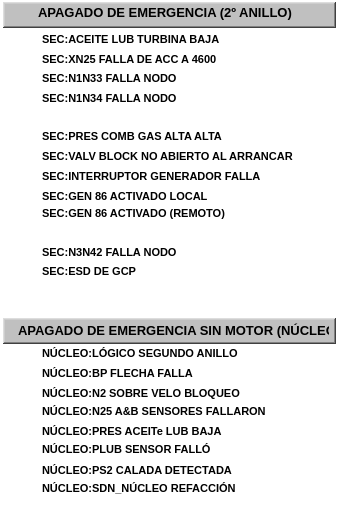
  <widget class="QFrame" name="fr_3">
   <property name="geometry">
    <rect>
     <x>685</x>
     <y>53</y>
     <width>341</width>
     <height>528</height>
    </rect>
   </property>
   <property name="styleSheet">
    <string notr="true">background-color: rgba(255, 255, 255, 0);</string>
   </property>
   <property name="frameShape">
    <enum>QFrame::StyledPanel</enum>
   </property>
   <property name="frameShadow">
    <enum>QFrame::Plain</enum>
   </property>
   <property name="lineWidth">
    <number>1</number>
   </property>
   <property name="midLineWidth">
    <number>0</number>
   </property>
   <widget class="QFrame" name="frTitulo_7">
    <property name="geometry">
     <rect>
      <x>3</x>
      <y>2</y>
      <width>333</width>
      <height>26</height>
     </rect>
    </property>
    <property name="styleSheet">
     <string notr="true">background-color: rgb(192, 192, 192);</string>
    </property>
    <property name="frameShape">
     <enum>QFrame::WinPanel</enum>
    </property>
    <property name="frameShadow">
     <enum>QFrame::Raised</enum>
    </property>
    <property name="lineWidth">
     <number>2</number>
    </property>
    <property name="midLineWidth">
     <number>0</number>
    </property>
   </widget>
   <widget class="QLabel" name="lbTitulo_7">
    <property name="geometry">
     <rect>
      <x>38</x>
      <y>2</y>
      <width>271</width>
      <height>20</height>
     </rect>
    </property>
    <property name="font">
     <font>
      <pointsize>10</pointsize>
      <weight>75</weight>
      <bold>true</bold>
     </font>
    </property>
    <property name="styleSheet">
     <string notr="true">background-color: rgba(255, 255, 255, 0);</string>
    </property>
    <property name="text">
     <string>APAGADO DE EMERGENCIA (2º ANILLO)</string>
    </property>
   </widget>
   <widget class="QFrame" name="frTitulo_8">
    <property name="geometry">
     <rect>
      <x>3</x>
      <y>318</y>
      <width>333</width>
      <height>26</height>
     </rect>
    </property>
    <property name="styleSheet">
     <string notr="true">background-color: rgb(192, 192, 192);</string>
    </property>
    <property name="frameShape">
     <enum>QFrame::WinPanel</enum>
    </property>
    <property name="frameShadow">
     <enum>QFrame::Raised</enum>
    </property>
    <property name="lineWidth">
     <number>2</number>
    </property>
    <property name="midLineWidth">
     <number>0</number>
    </property>
   </widget>
   <widget class="QLabel" name="lbTitulo_8">
    <property name="geometry">
     <rect>
      <x>18</x>
      <y>320</y>
      <width>311</width>
      <height>20</height>
     </rect>
    </property>
    <property name="font">
     <font>
      <pointsize>10</pointsize>
      <weight>75</weight>
      <bold>true</bold>
     </font>
    </property>
    <property name="styleSheet">
     <string notr="true">background-color: rgba(255, 255, 255, 0);</string>
    </property>
    <property name="text">
     <string>APAGADO DE EMERGENCIA SIN MOTOR (NÚCLEO)</string>
    </property>
   </widget>
   <widget class="QLabel" name="lbTexto_65">
    <property name="geometry">
     <rect>
      <x>42</x>
      <y>31</y>
      <width>281</width>
      <height>16</height>
     </rect>
    </property>
    <property name="font">
     <font>
      <pointsize>8</pointsize>
      <weight>75</weight>
      <bold>true</bold>
     </font>
    </property>
    <property name="styleSheet">
     <string notr="true">background-color: rgba(255, 255, 255, 0);</string>
    </property>
    <property name="text">
     <string>SEC:ACEITE LUB TURBINA BAJA</string>
    </property>
   </widget>
   <widget class="AWMultiObject" name="aLet_65">
    <property name="geometry">
     <rect>
      <x>13</x>
      <y>25</y>
      <width>25</width>
      <height>31</height>
     </rect>
    </property>
    <property name="id">
     <string>p_Fix32_THISNODE_SD_MSTR009_F_CV</string>
    </property>
    <property name="ElementType">
     <enum>AWMultiObject::CIRLED</enum>
    </property>
    <property name="OnColor">
     <enum>AWMultiObject::Grey</enum>
    </property>
    <property name="OffColor">
     <enum>AWMultiObject::Grey</enum>
    </property>
   </widget>
   <widget class="QLabel" name="lbTexto_66">
    <property name="geometry">
     <rect>
      <x>42</x>
      <y>51</y>
      <width>281</width>
      <height>16</height>
     </rect>
    </property>
    <property name="font">
     <font>
      <pointsize>8</pointsize>
      <weight>75</weight>
      <bold>true</bold>
     </font>
    </property>
    <property name="styleSheet">
     <string notr="true">background-color: rgba(255, 255, 255, 0);</string>
    </property>
    <property name="text">
     <string>SEC:XN25 FALLA DE ACC A 4600</string>
    </property>
   </widget>
   <widget class="AWMultiObject" name="aLet_66">
    <property name="geometry">
     <rect>
      <x>13</x>
      <y>45</y>
      <width>25</width>
      <height>31</height>
     </rect>
    </property>
    <property name="id">
     <string>p_Fix32_THISNODE_SD_MSTR010_F_CV</string>
    </property>
    <property name="ElementType">
     <enum>AWMultiObject::CIRLED</enum>
    </property>
    <property name="OnColor">
     <enum>AWMultiObject::Grey</enum>
    </property>
    <property name="OffColor">
     <enum>AWMultiObject::Grey</enum>
    </property>
   </widget>
   <widget class="QLabel" name="lbTexto_67">
    <property name="geometry">
     <rect>
      <x>42</x>
      <y>70</y>
      <width>281</width>
      <height>16</height>
     </rect>
    </property>
    <property name="font">
     <font>
      <pointsize>8</pointsize>
      <weight>75</weight>
      <bold>true</bold>
     </font>
    </property>
    <property name="styleSheet">
     <string notr="true">background-color: rgba(255, 255, 255, 0);</string>
    </property>
    <property name="text">
     <string>SEC:N1N33 FALLA NODO</string>
    </property>
   </widget>
   <widget class="AWMultiObject" name="aLet_67">
    <property name="geometry">
     <rect>
      <x>13</x>
      <y>64</y>
      <width>25</width>
      <height>31</height>
     </rect>
    </property>
    <property name="id">
     <string>p_Fix32_THISNODE_SD_MSTR012_F_CV</string>
    </property>
    <property name="ElementType">
     <enum>AWMultiObject::CIRLED</enum>
    </property>
    <property name="OnColor">
     <enum>AWMultiObject::Grey</enum>
    </property>
    <property name="OffColor">
     <enum>AWMultiObject::Grey</enum>
    </property>
   </widget>
   <widget class="QLabel" name="lbTexto_68">
    <property name="geometry">
     <rect>
      <x>42</x>
      <y>90</y>
      <width>281</width>
      <height>16</height>
     </rect>
    </property>
    <property name="font">
     <font>
      <pointsize>8</pointsize>
      <weight>75</weight>
      <bold>true</bold>
     </font>
    </property>
    <property name="styleSheet">
     <string notr="true">background-color: rgba(255, 255, 255, 0);</string>
    </property>
    <property name="text">
     <string>SEC:N1N34 FALLA NODO</string>
    </property>
   </widget>
   <widget class="AWMultiObject" name="aLet_68">
    <property name="geometry">
     <rect>
      <x>13</x>
      <y>83</y>
      <width>25</width>
      <height>31</height>
     </rect>
    </property>
    <property name="id">
     <string>p_Fix32_THISNODE_ABRTST011_F_CV</string>
    </property>
    <property name="ElementType">
     <enum>AWMultiObject::CIRLED</enum>
    </property>
    <property name="OnColor">
     <enum>AWMultiObject::Grey</enum>
    </property>
    <property name="OffColor">
     <enum>AWMultiObject::Grey</enum>
    </property>
   </widget>
   <widget class="AWMultiObject" name="aLet_69">
    <property name="geometry">
     <rect>
      <x>13</x>
      <y>139</y>
      <width>25</width>
      <height>31</height>
     </rect>
    </property>
    <property name="id">
     <string>p_Fix32_THISNODE_SD_MSTR015_F_CV</string>
    </property>
    <property name="ElementType">
     <enum>AWMultiObject::CIRLED</enum>
    </property>
    <property name="OnColor">
     <enum>AWMultiObject::Grey</enum>
    </property>
    <property name="OffColor">
     <enum>AWMultiObject::Grey</enum>
    </property>
   </widget>
   <widget class="QLabel" name="lbTexto_69">
    <property name="geometry">
     <rect>
      <x>42</x>
      <y>128</y>
      <width>281</width>
      <height>16</height>
     </rect>
    </property>
    <property name="font">
     <font>
      <pointsize>8</pointsize>
      <weight>75</weight>
      <bold>true</bold>
     </font>
    </property>
    <property name="styleSheet">
     <string notr="true">background-color: rgba(255, 255, 255, 0);</string>
    </property>
    <property name="text">
     <string>SEC:PRES COMB GAS ALTA ALTA</string>
    </property>
   </widget>
   <widget class="AWMultiObject" name="aLet_70">
    <property name="geometry">
     <rect>
      <x>13</x>
      <y>160</y>
      <width>25</width>
      <height>31</height>
     </rect>
    </property>
    <property name="id">
     <string>p_Fix32_THISNODE_SD_GEN001_F_CV</string>
    </property>
    <property name="ElementType">
     <enum>AWMultiObject::CIRLED</enum>
    </property>
    <property name="OnColor">
     <enum>AWMultiObject::Grey</enum>
    </property>
    <property name="OffColor">
     <enum>AWMultiObject::Grey</enum>
    </property>
   </widget>
   <widget class="QLabel" name="lbTexto_70">
    <property name="geometry">
     <rect>
      <x>42</x>
      <y>148</y>
      <width>281</width>
      <height>16</height>
     </rect>
    </property>
    <property name="font">
     <font>
      <pointsize>8</pointsize>
      <weight>75</weight>
      <bold>true</bold>
     </font>
    </property>
    <property name="styleSheet">
     <string notr="true">background-color: rgba(255, 255, 255, 0);</string>
    </property>
    <property name="text">
     <string>SEC:VALV BLOCK NO ABIERTO AL ARRANCAR</string>
    </property>
   </widget>
   <widget class="QLabel" name="lbTexto_71">
    <property name="geometry">
     <rect>
      <x>42</x>
      <y>168</y>
      <width>281</width>
      <height>16</height>
     </rect>
    </property>
    <property name="font">
     <font>
      <pointsize>8</pointsize>
      <weight>75</weight>
      <bold>true</bold>
     </font>
    </property>
    <property name="styleSheet">
     <string notr="true">background-color: rgba(255, 255, 255, 0);</string>
    </property>
    <property name="text">
     <string>SEC:INTERRUPTOR GENERADOR FALLA</string>
    </property>
   </widget>
   <widget class="AWMultiObject" name="aLet_71">
    <property name="geometry">
     <rect>
      <x>13</x>
      <y>121</y>
      <width>25</width>
      <height>31</height>
     </rect>
    </property>
    <property name="id">
     <string>p_Fix32_THISNODE_SD_MSTR014_F_CV</string>
    </property>
    <property name="ElementType">
     <enum>AWMultiObject::CIRLED</enum>
    </property>
    <property name="OnColor">
     <enum>AWMultiObject::Grey</enum>
    </property>
    <property name="OffColor">
     <enum>AWMultiObject::Grey</enum>
    </property>
   </widget>
   <widget class="AWMultiObject" name="aLet_72">
    <property name="geometry">
     <rect>
      <x>13</x>
      <y>198</y>
      <width>25</width>
      <height>31</height>
     </rect>
    </property>
    <property name="id">
     <string>p_Fix32_THISNODE_SD_GEN003_F_CV</string>
    </property>
    <property name="ElementType">
     <enum>AWMultiObject::CIRLED</enum>
    </property>
    <property name="OnColor">
     <enum>AWMultiObject::Grey</enum>
    </property>
    <property name="OffColor">
     <enum>AWMultiObject::Grey</enum>
    </property>
   </widget>
   <widget class="QLabel" name="lbTexto_72">
    <property name="geometry">
     <rect>
      <x>42</x>
      <y>188</y>
      <width>281</width>
      <height>16</height>
     </rect>
    </property>
    <property name="font">
     <font>
      <pointsize>8</pointsize>
      <weight>75</weight>
      <bold>true</bold>
     </font>
    </property>
    <property name="styleSheet">
     <string notr="true">background-color: rgba(255, 255, 255, 0);</string>
    </property>
    <property name="text">
     <string>SEC:GEN 86 ACTIVADO LOCAL</string>
    </property>
   </widget>
   <widget class="AWMultiObject" name="aLet_73">
    <property name="geometry">
     <rect>
      <x>13</x>
      <y>237</y>
      <width>25</width>
      <height>31</height>
     </rect>
    </property>
    <property name="id">
     <string>p_Fix32_THISNODE_SD_GEN005_F_CV</string>
    </property>
    <property name="ElementType">
     <enum>AWMultiObject::CIRLED</enum>
    </property>
    <property name="OnColor">
     <enum>AWMultiObject::Grey</enum>
    </property>
    <property name="OffColor">
     <enum>AWMultiObject::Grey</enum>
    </property>
   </widget>
   <widget class="QLabel" name="lbTexto_73">
    <property name="geometry">
     <rect>
      <x>42</x>
      <y>205</y>
      <width>281</width>
      <height>16</height>
     </rect>
    </property>
    <property name="font">
     <font>
      <pointsize>8</pointsize>
      <weight>75</weight>
      <bold>true</bold>
     </font>
    </property>
    <property name="styleSheet">
     <string notr="true">background-color: rgba(255, 255, 255, 0);</string>
    </property>
    <property name="text">
     <string>SEC:GEN 86 ACTIVADO (REMOTO)</string>
    </property>
   </widget>
   <widget class="QLabel" name="lbTexto_74">
    <property name="geometry">
     <rect>
      <x>42</x>
      <y>385</y>
      <width>281</width>
      <height>16</height>
     </rect>
    </property>
    <property name="font">
     <font>
      <pointsize>8</pointsize>
      <weight>75</weight>
      <bold>true</bold>
     </font>
    </property>
    <property name="styleSheet">
     <string notr="true">background-color: rgba(255, 255, 255, 0);</string>
    </property>
    <property name="text">
     <string>NÚCLEO:N2 SOBRE VELO BLOQUEO</string>
    </property>
   </widget>
   <widget class="AWMultiObject" name="aLet_74">
    <property name="geometry">
     <rect>
      <x>13</x>
      <y>180</y>
      <width>25</width>
      <height>31</height>
     </rect>
    </property>
    <property name="id">
     <string>p_Fix32_THISNODE_SD_GEN002_F_CV</string>
    </property>
    <property name="ElementType">
     <enum>AWMultiObject::CIRLED</enum>
    </property>
    <property name="OnColor">
     <enum>AWMultiObject::Grey</enum>
    </property>
    <property name="OffColor">
     <enum>AWMultiObject::Grey</enum>
    </property>
   </widget>
   <widget class="QLabel" name="lbTexto_75">
    <property name="geometry">
     <rect>
      <x>42</x>
      <y>244</y>
      <width>281</width>
      <height>16</height>
     </rect>
    </property>
    <property name="font">
     <font>
      <pointsize>8</pointsize>
      <weight>75</weight>
      <bold>true</bold>
     </font>
    </property>
    <property name="styleSheet">
     <string notr="true">background-color: rgba(255, 255, 255, 0);</string>
    </property>
    <property name="text">
     <string>SEC:N3N42 FALLA NODO</string>
    </property>
   </widget>
   <widget class="AWMultiObject" name="aLet_75">
    <property name="geometry">
     <rect>
      <x>13</x>
      <y>256</y>
      <width>25</width>
      <height>31</height>
     </rect>
    </property>
    <property name="id">
     <string>p_Fix32_THISNODE_SD_GEN006_F_CV</string>
    </property>
    <property name="ElementType">
     <enum>AWMultiObject::CIRLED</enum>
    </property>
    <property name="OnColor">
     <enum>AWMultiObject::Grey</enum>
    </property>
    <property name="OffColor">
     <enum>AWMultiObject::Grey</enum>
    </property>
   </widget>
   <widget class="AWMultiObject" name="aLet_76">
    <property name="geometry">
     <rect>
      <x>13</x>
      <y>339</y>
      <width>25</width>
      <height>31</height>
     </rect>
    </property>
    <property name="id">
     <string>p_Fix32_THISNODE_SDN_CORE001_F_CV</string>
    </property>
    <property name="ElementType">
     <enum>AWMultiObject::CIRLED</enum>
    </property>
    <property name="OnColor">
     <enum>AWMultiObject::Grey</enum>
    </property>
    <property name="OffColor">
     <enum>AWMultiObject::Grey</enum>
    </property>
   </widget>
   <widget class="QLabel" name="lbTexto_76">
    <property name="geometry">
     <rect>
      <x>42</x>
      <y>263</y>
      <width>281</width>
      <height>16</height>
     </rect>
    </property>
    <property name="font">
     <font>
      <pointsize>8</pointsize>
      <weight>75</weight>
      <bold>true</bold>
     </font>
    </property>
    <property name="styleSheet">
     <string notr="true">background-color: rgba(255, 255, 255, 0);</string>
    </property>
    <property name="text">
     <string>SEC:ESD DE GCP</string>
    </property>
   </widget>
   <widget class="QLabel" name="lbTexto_77">
    <property name="geometry">
     <rect>
      <x>42</x>
      <y>345</y>
      <width>281</width>
      <height>16</height>
     </rect>
    </property>
    <property name="font">
     <font>
      <pointsize>8</pointsize>
      <weight>75</weight>
      <bold>true</bold>
     </font>
    </property>
    <property name="styleSheet">
     <string notr="true">background-color: rgba(255, 255, 255, 0);</string>
    </property>
    <property name="text">
     <string>NÚCLEO:LÓGICO SEGUNDO ANILLO</string>
    </property>
   </widget>
   <widget class="AWMultiObject" name="aLet_77">
    <property name="geometry">
     <rect>
      <x>13</x>
      <y>358</y>
      <width>25</width>
      <height>31</height>
     </rect>
    </property>
    <property name="id">
     <string>p_Fix32_THISNODE_SDN_CORE002_F_CV</string>
    </property>
    <property name="ElementType">
     <enum>AWMultiObject::CIRLED</enum>
    </property>
    <property name="OnColor">
     <enum>AWMultiObject::Grey</enum>
    </property>
    <property name="OffColor">
     <enum>AWMultiObject::Grey</enum>
    </property>
   </widget>
   <widget class="AWMultiObject" name="aLet_78">
    <property name="geometry">
     <rect>
      <x>13</x>
      <y>378</y>
      <width>25</width>
      <height>31</height>
     </rect>
    </property>
    <property name="id">
     <string>p_Fix32_THISNODE_SDN_CORE003_F_CV</string>
    </property>
    <property name="ElementType">
     <enum>AWMultiObject::CIRLED</enum>
    </property>
    <property name="OnColor">
     <enum>AWMultiObject::Grey</enum>
    </property>
    <property name="OffColor">
     <enum>AWMultiObject::Grey</enum>
    </property>
   </widget>
   <widget class="QLabel" name="lbTexto_78">
    <property name="geometry">
     <rect>
      <x>42</x>
      <y>365</y>
      <width>281</width>
      <height>16</height>
     </rect>
    </property>
    <property name="font">
     <font>
      <pointsize>8</pointsize>
      <weight>75</weight>
      <bold>true</bold>
     </font>
    </property>
    <property name="styleSheet">
     <string notr="true">background-color: rgba(255, 255, 255, 0);</string>
    </property>
    <property name="text">
     <string>NÚCLEO:BP FLECHA FALLA</string>
    </property>
   </widget>
   <widget class="QLabel" name="lbTexto_79">
    <property name="geometry">
     <rect>
      <x>42</x>
      <y>403</y>
      <width>281</width>
      <height>16</height>
     </rect>
    </property>
    <property name="font">
     <font>
      <pointsize>8</pointsize>
      <weight>75</weight>
      <bold>true</bold>
     </font>
    </property>
    <property name="styleSheet">
     <string notr="true">background-color: rgba(255, 255, 255, 0);</string>
    </property>
    <property name="text">
     <string>NÚCLEO:N25 A&amp;B SENSORES FALLARON</string>
    </property>
   </widget>
   <widget class="AWMultiObject" name="aLet_79">
    <property name="geometry">
     <rect>
      <x>13</x>
      <y>396</y>
      <width>25</width>
      <height>31</height>
     </rect>
    </property>
    <property name="id">
     <string>p_Fix32_THISNODE_SDN_CORE004_F_CV</string>
    </property>
    <property name="ElementType">
     <enum>AWMultiObject::CIRLED</enum>
    </property>
    <property name="OnColor">
     <enum>AWMultiObject::Grey</enum>
    </property>
    <property name="OffColor">
     <enum>AWMultiObject::Grey</enum>
    </property>
   </widget>
   <widget class="AWMultiObject" name="aLet_80">
    <property name="geometry">
     <rect>
      <x>13</x>
      <y>455</y>
      <width>25</width>
      <height>31</height>
     </rect>
    </property>
    <property name="id">
     <string>p_Fix32_THISNODE_SDN_CORE007_F_CV</string>
    </property>
    <property name="ElementType">
     <enum>AWMultiObject::CIRLED</enum>
    </property>
    <property name="OnColor">
     <enum>AWMultiObject::Grey</enum>
    </property>
    <property name="OffColor">
     <enum>AWMultiObject::Grey</enum>
    </property>
   </widget>
   <widget class="QLabel" name="lbTexto_80">
    <property name="geometry">
     <rect>
      <x>42</x>
      <y>462</y>
      <width>281</width>
      <height>16</height>
     </rect>
    </property>
    <property name="font">
     <font>
      <pointsize>8</pointsize>
      <weight>75</weight>
      <bold>true</bold>
     </font>
    </property>
    <property name="styleSheet">
     <string notr="true">background-color: rgba(255, 255, 255, 0);</string>
    </property>
    <property name="text">
     <string>NÚCLEO:PS2 CALADA DETECTADA</string>
    </property>
   </widget>
   <widget class="AWMultiObject" name="aLet_81">
    <property name="geometry">
     <rect>
      <x>13</x>
      <y>525</y>
      <width>25</width>
      <height>31</height>
     </rect>
    </property>
    <property name="ElementType">
     <enum>AWMultiObject::CIRLED</enum>
    </property>
    <property name="OnColor">
     <enum>AWMultiObject::Grey</enum>
    </property>
    <property name="OffColor">
     <enum>AWMultiObject::Grey</enum>
    </property>
   </widget>
   <widget class="QLabel" name="lbTexto_81">
    <property name="geometry">
     <rect>
      <x>42</x>
      <y>532</y>
      <width>281</width>
      <height>16</height>
     </rect>
    </property>
    <property name="font">
     <font>
      <pointsize>8</pointsize>
      <weight>75</weight>
      <bold>true</bold>
     </font>
    </property>
    <property name="styleSheet">
     <string notr="true">background-color: rgba(255, 255, 255, 0);</string>
    </property>
    <property name="text">
     <string>SEC:XN25 FALLÓ EN HACER NÚCLEO</string>
    </property>
   </widget>
   <widget class="AWMultiObject" name="aLet_82">
    <property name="geometry">
     <rect>
      <x>13</x>
      <y>545</y>
      <width>25</width>
      <height>31</height>
     </rect>
    </property>
    <property name="ElementType">
     <enum>AWMultiObject::CIRLED</enum>
    </property>
    <property name="OnColor">
     <enum>AWMultiObject::Grey</enum>
    </property>
    <property name="OffColor">
     <enum>AWMultiObject::Grey</enum>
    </property>
   </widget>
   <widget class="QLabel" name="lbTexto_82">
    <property name="geometry">
     <rect>
      <x>42</x>
      <y>550</y>
      <width>281</width>
      <height>16</height>
     </rect>
    </property>
    <property name="font">
     <font>
      <pointsize>8</pointsize>
      <weight>75</weight>
      <bold>true</bold>
     </font>
    </property>
    <property name="styleSheet">
     <string notr="true">background-color: rgba(255, 255, 255, 0);</string>
    </property>
    <property name="text">
     <string>SEC:FALLÓ EN ENCENDER</string>
    </property>
   </widget>
   <widget class="AWMultiObject" name="aLet_83">
    <property name="geometry">
     <rect>
      <x>13</x>
      <y>415</y>
      <width>25</width>
      <height>31</height>
     </rect>
    </property>
    <property name="id">
     <string>p_Fix32_THISNODE_SDN_CORE005_F_CV</string>
    </property>
    <property name="ElementType">
     <enum>AWMultiObject::CIRLED</enum>
    </property>
    <property name="OnColor">
     <enum>AWMultiObject::Grey</enum>
    </property>
    <property name="OffColor">
     <enum>AWMultiObject::Grey</enum>
    </property>
   </widget>
   <widget class="QLabel" name="lbTexto_83">
    <property name="geometry">
     <rect>
      <x>42</x>
      <y>423</y>
      <width>281</width>
      <height>16</height>
     </rect>
    </property>
    <property name="font">
     <font>
      <pointsize>8</pointsize>
      <weight>75</weight>
      <bold>true</bold>
     </font>
    </property>
    <property name="styleSheet">
     <string notr="true">background-color: rgba(255, 255, 255, 0);</string>
    </property>
    <property name="text">
     <string>NÚCLEO:PRES ACEITe LUB BAJA</string>
    </property>
   </widget>
   <widget class="AWMultiObject" name="aLet_84">
    <property name="geometry">
     <rect>
      <x>13</x>
      <y>435</y>
      <width>25</width>
      <height>31</height>
     </rect>
    </property>
    <property name="id">
     <string>p_Fix32_THISNODE_SDN_CORE006_F_CV</string>
    </property>
    <property name="ElementType">
     <enum>AWMultiObject::CIRLED</enum>
    </property>
    <property name="OnColor">
     <enum>AWMultiObject::Grey</enum>
    </property>
    <property name="OffColor">
     <enum>AWMultiObject::Grey</enum>
    </property>
   </widget>
   <widget class="QLabel" name="lbTexto_84">
    <property name="geometry">
     <rect>
      <x>42</x>
      <y>441</y>
      <width>281</width>
      <height>16</height>
     </rect>
    </property>
    <property name="font">
     <font>
      <pointsize>8</pointsize>
      <weight>75</weight>
      <bold>true</bold>
     </font>
    </property>
    <property name="styleSheet">
     <string notr="true">background-color: rgba(255, 255, 255, 0);</string>
    </property>
    <property name="text">
     <string>NÚCLEO:PLUB SENSOR FALLÓ</string>
    </property>
   </widget>
   <widget class="QLabel" name="lbTexto_85">
    <property name="geometry">
     <rect>
      <x>42</x>
      <y>480</y>
      <width>281</width>
      <height>16</height>
     </rect>
    </property>
    <property name="font">
     <font>
      <pointsize>8</pointsize>
      <weight>75</weight>
      <bold>true</bold>
     </font>
    </property>
    <property name="styleSheet">
     <string notr="true">background-color: rgba(255, 255, 255, 0);</string>
    </property>
    <property name="text">
     <string>NÚCLEO:SDN_NÚCLEO REFACCIÓN</string>
    </property>
   </widget>
   <widget class="AWMultiObject" name="aLet_85">
    <property name="geometry">
     <rect>
      <x>13</x>
      <y>475</y>
      <width>25</width>
      <height>31</height>
     </rect>
    </property>
    <property name="id">
     <string>p_Fix32_THISNODE_SDN_CORE008_F_CV</string>
    </property>
    <property name="ElementType">
     <enum>AWMultiObject::CIRLED</enum>
    </property>
    <property name="OnColor">
     <enum>AWMultiObject::Grey</enum>
    </property>
    <property name="OffColor">
     <enum>AWMultiObject::Grey</enum>
    </property>
   </widget>
  </widget>
